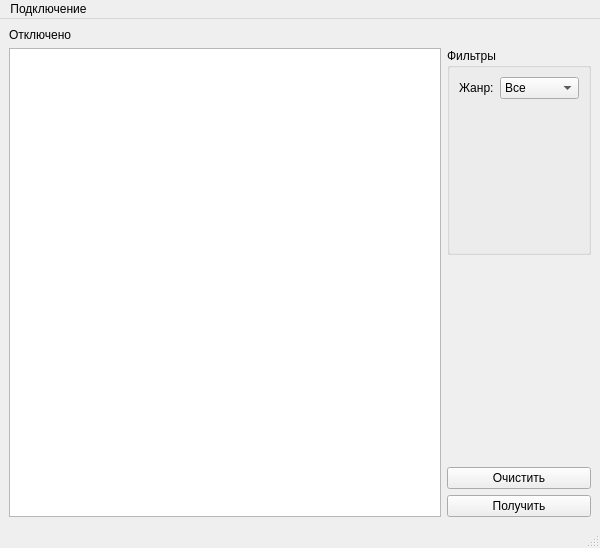
<?xml version="1.0" encoding="UTF-8"?>
<ui version="4.0">
 <class>MainWindow</class>
 <widget class="QMainWindow" name="MainWindow">
  <property name="geometry">
   <rect>
    <x>0</x>
    <y>0</y>
    <width>600</width>
    <height>548</height>
   </rect>
  </property>
  <property name="sizePolicy">
   <sizepolicy hsizetype="Preferred" vsizetype="Expanding">
    <horstretch>0</horstretch>
    <verstretch>0</verstretch>
   </sizepolicy>
  </property>
  <property name="windowTitle">
   <string>MainWindow</string>
  </property>
  <widget class="QWidget" name="centralwidget">
   <layout class="QGridLayout" name="gridLayout">
    <item row="4" column="1">
     <widget class="QPushButton" name="pb_request">
      <property name="sizePolicy">
       <sizepolicy hsizetype="Minimum" vsizetype="Maximum">
        <horstretch>0</horstretch>
        <verstretch>0</verstretch>
       </sizepolicy>
      </property>
      <property name="text">
       <string>Получить</string>
      </property>
     </widget>
    </item>
    <item row="1" column="1">
     <widget class="QGroupBox" name="gb_filters">
      <property name="sizePolicy">
       <sizepolicy hsizetype="Preferred" vsizetype="Minimum">
        <horstretch>0</horstretch>
        <verstretch>0</verstretch>
       </sizepolicy>
      </property>
      <property name="title">
       <string>Фильтры</string>
      </property>
      <layout class="QFormLayout" name="formLayout">
       <item row="0" column="0">
        <widget class="QLabel" name="lb_category">
         <property name="text">
          <string>Жанр:</string>
         </property>
        </widget>
       </item>
       <item row="0" column="1">
        <widget class="QComboBox" name="cb_category">
         <item>
          <property name="text">
           <string>Все</string>
          </property>
         </item>
         <item>
          <property name="text">
           <string>Комедия</string>
          </property>
         </item>
         <item>
          <property name="text">
           <string>Ужасы</string>
          </property>
         </item>
        </widget>
       </item>
      </layout>
     </widget>
    </item>
    <item row="2" column="1">
     <spacer name="verticalSpacer">
      <property name="orientation">
       <enum>Qt::Vertical</enum>
      </property>
      <property name="sizeType">
       <enum>QSizePolicy::Minimum</enum>
      </property>
      <property name="sizeHint" stdset="0">
       <size>
        <width>20</width>
        <height>40</height>
       </size>
      </property>
     </spacer>
    </item>
    <item row="3" column="1">
     <widget class="QPushButton" name="pb_clear">
      <property name="sizePolicy">
       <sizepolicy hsizetype="Minimum" vsizetype="Maximum">
        <horstretch>0</horstretch>
        <verstretch>0</verstretch>
       </sizepolicy>
      </property>
      <property name="text">
       <string>Очистить</string>
      </property>
     </widget>
    </item>
    <item row="0" column="0">
     <widget class="QLabel" name="lb_statusConnect">
      <property name="sizePolicy">
       <sizepolicy hsizetype="Preferred" vsizetype="Maximum">
        <horstretch>0</horstretch>
        <verstretch>0</verstretch>
       </sizepolicy>
      </property>
      <property name="text">
       <string>Отключено</string>
      </property>
     </widget>
    </item>
    <item row="1" column="0" rowspan="4">
     <widget class="QTableView" name="tv_result"/>
    </item>
   </layout>
  </widget>
  <widget class="QMenuBar" name="menubar">
   <property name="geometry">
    <rect>
     <x>0</x>
     <y>0</y>
     <width>600</width>
     <height>21</height>
    </rect>
   </property>
   <widget class="QMenu" name="menu">
    <property name="title">
     <string>Подключение</string>
    </property>
    <addaction name="act_addData"/>
    <addaction name="separator"/>
    <addaction name="act_connect"/>
   </widget>
   <addaction name="menu"/>
  </widget>
  <widget class="QStatusBar" name="statusbar"/>
  <action name="act_connect">
   <property name="text">
    <string>Подключиться</string>
   </property>
  </action>
  <action name="act_addData">
   <property name="text">
    <string>Ввести данные</string>
   </property>
  </action>
 </widget>
 <resources/>
 <connections/>
</ui>
